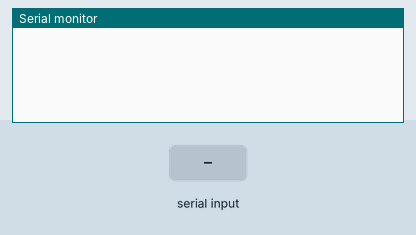
Recording of a sketch running on a simulated Arduino Uno, built with avr-gcc and run on an emulated ATmega328P. Shown: the last lines printed to the serial monitor. Inputs (shaded band) come from the test bench.

Above: at 1.2 s.
1.3 s: "90,45\n" received over Serial
At 2.1 s:
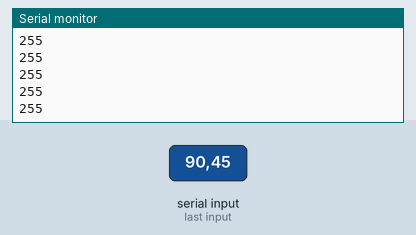
At 3.9 s:
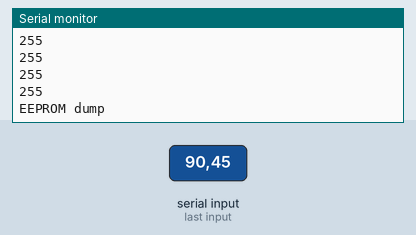

Measured:
- after the input at 1.3 s, the serial monitor: prints a new line at once (image 1)

The sketch:

EEPROM_dump.ino
```cpp
#include <EEPROM.h>


int N;


void setup()
{
  Serial.begin(115200);
}


void loop()
{
  // Enter EEPROM size in bytes
  // send with no line ending!
  if (Serial.available() > 0)
  {
    N = Serial.parseInt();

    // perform dump
    Serial.println("EEPROM dump");
    for (int i = 0; i < N; i++)
    {
      Serial.println(EEPROM.read(i));
    }
  }
}
```
